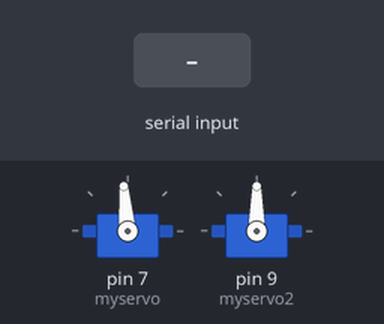
Simulated run of this sketch. Board: Arduino Uno, built with avr-gcc and run on an emulated ATmega328P. Parts: 2 × servo. The inputs (shaded band) are chosen by the test bench.

Above: at 1.2 s.
1.3 s: "1" received over Serial
At 1.7 s:
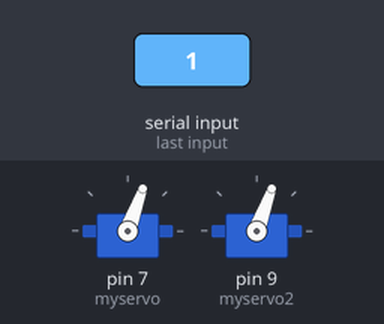
3.3 s: "2" received over Serial
At 3.7 s:
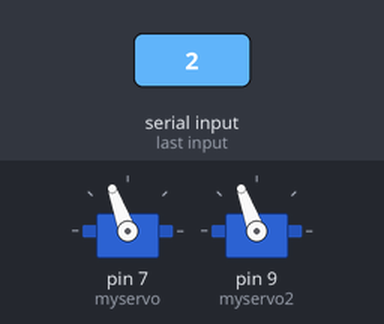
Timing chart, 0 to 6.3 s (numbered marks = the images above; inputs shaded):
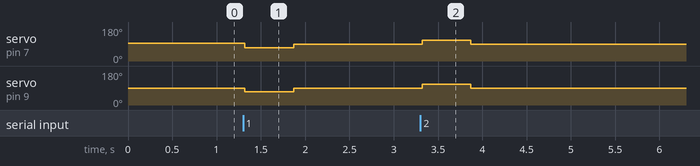

Measured:
- after the input at 1.3 s, servo on pin 7 (myservo): 95° → 70° at once, → 90° 0.55 s later; servo on pin 9 (myservo2): 90° → 70° at once, → 90° 0.55 s later
- after the input at 3.3 s, servo on pin 7 (myservo), servo on pin 9 (myservo2): 90° → 110° at once, → 90° 0.55 s later

The sketch:

1dof_demo_2servo.ino
```cpp
String string;
int timedelay = 550;
#include <Servo.h>
Servo myservo;
Servo myservo2;

void setup() {
  Serial.begin(115200);
  Serial.setTimeout(20);
  myservo.attach(7);
  myservo2.attach(9);
  myservo.write(95);
  myservo2.write(90);
}

void loop() {
  if (Serial.available() > 0) {
    string = Serial.readString();
    string.trim();
    if (string == "1")
    {
      clockwise();
      //clockwise(myservo2);
    }
    else if (string == "2")
    {
      anticlockwise();
      //anticlockwise(myservo2);
    }
    else if (string == "3")
    {
      //clockwise(myservo2);
    }
    else if (string == "4")
    {
      //anticlockwise(myservo2);
    }
    else  {
      myservo.write(95);
    }
  }
  else
  { }
}

void clockwise()
{ myservo.write(70);
  myservo2.write(70);
  delay(timedelay);
  myservo.write(90);
  myservo2.write(90);
}

void anticlockwise()
{ myservo.write(110);
  myservo2.write(110);
  delay(timedelay);
  myservo.write(90);
  myservo2.write(90);
}

void clockwise2(Servo servoname)
{ servoname.write(80);
  delay(timedelay/5);
  servoname.write(90);
  delay(timedelay/10);
  servoname.write(80);
  delay(timedelay/5);
  servoname.write(90);
}
```
